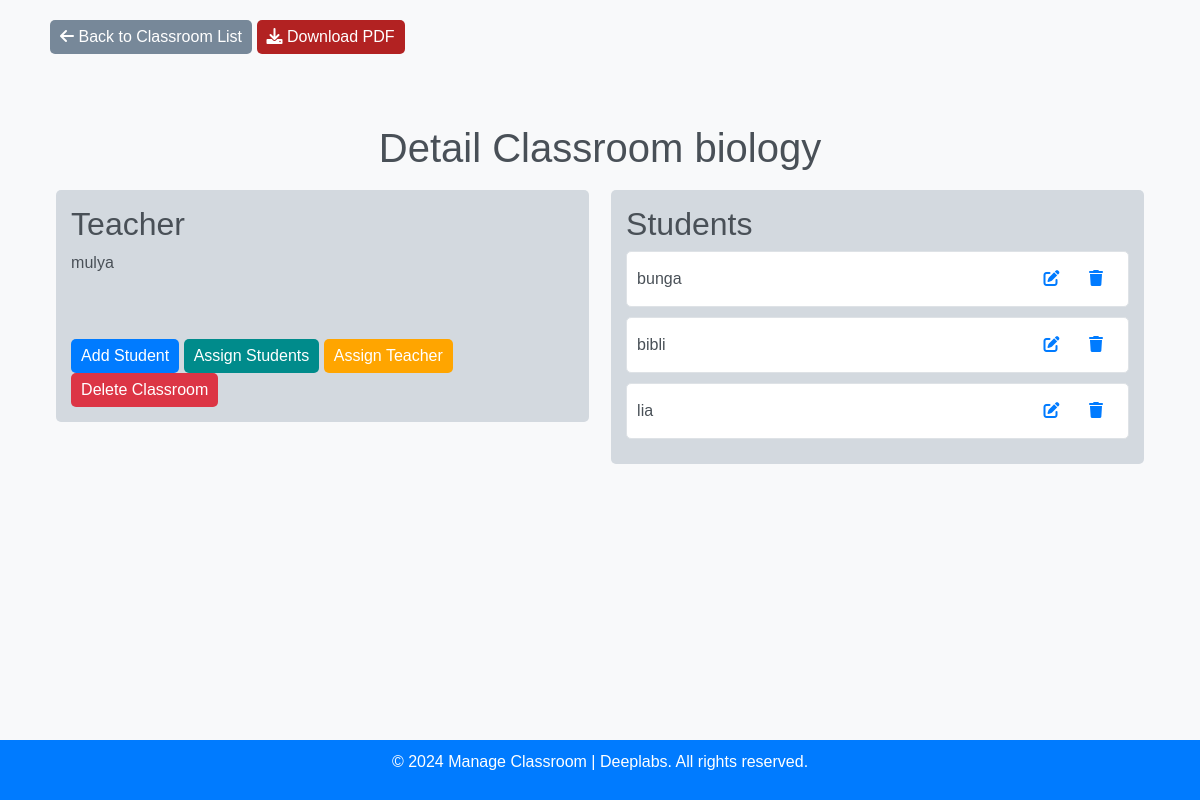
The app's page /classroom/10/, older data.
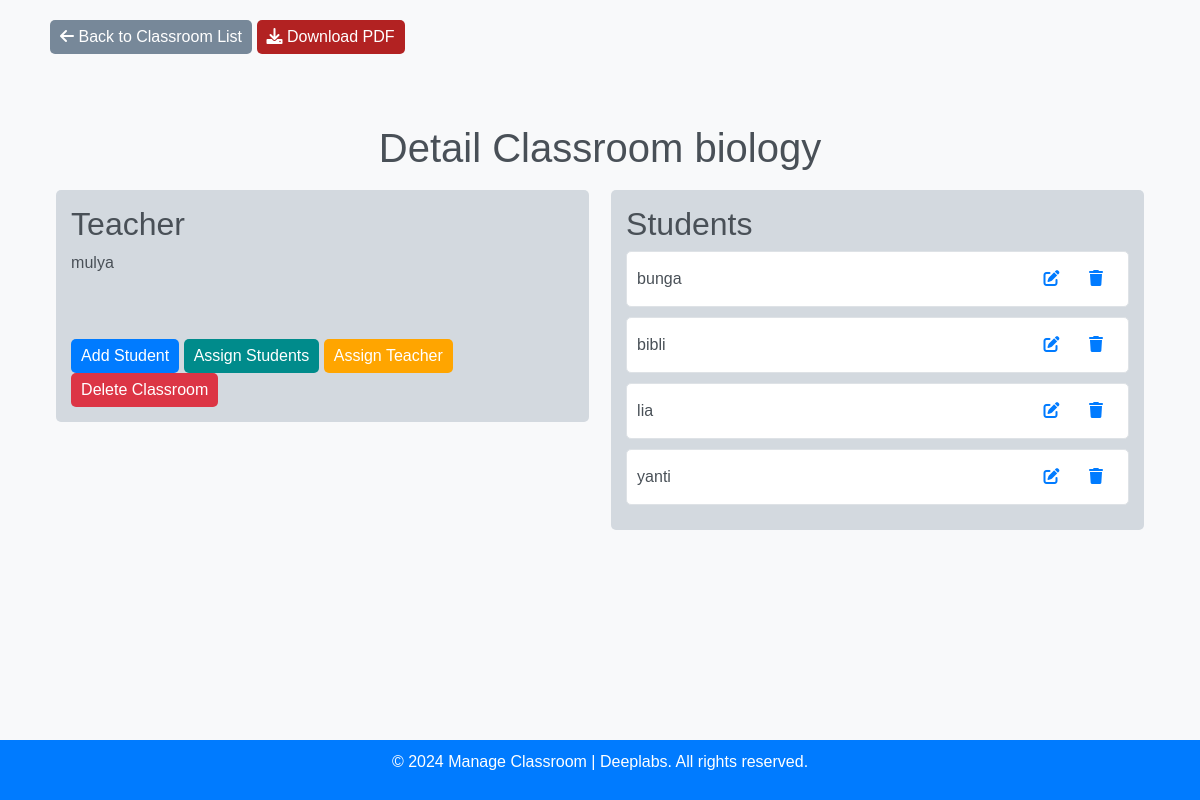
The same page, newer data.
### manage_classroom/models.py (models this page shows, shortened)
class Classroom(models.Model):
    name = models.CharField(max_length=100)
    teacher = models.ForeignKey(Teacher, on_delete=models.CASCADE)
    students = models.ManyToManyField(Student)

class Teacher(models.Model):
    name = models.CharField(max_length=100)
    email = models.EmailField(unique=True)
    def __str__(self):
        return self.name

class Student(models.Model):
    name = models.CharField(max_length=100)
    email = models.EmailField(unique=True)

### manage_classroom/views.py (the view)
# urls.py: path('classroom/<int:classroom_id>/', classroom_detail, name='classroom_detail'),
def classroom_detail(request, classroom_id):
    classroom = get_object_or_404(Classroom, id=classroom_id)
    students = classroom.students.all()
    return render(request, 'classroom_detail.html', {'classroom': classroom, 'students': students})

### app/templates/classroom_detail.html (shortened to what this page needs)
<!DOCTYPE html>
<html lang="en">
<head>
    {% load static %}
    <link rel="stylesheet" href="https://cdnjs.cloudflare.com/ajax/libs/font-awesome/6.0.0-beta3/css/all.min.css"/>
    <link rel="stylesheet" href="https://stackpath.bootstrapcdn.com/bootstrap/4.6.0/css/bootstrap.min.css"
>
</head>
<body>
<header>
    <div class="container" style="padding: 20px 20px;">
        <div class="row">
            <div class="col-md-12">
                <a href="{% url 'home' %}" class="btn btn-back"><i class="fas fa-arrow-left"></i> Back to Classroom List</a>
                <a href="{% url 'download_classroom_pdf' classroom.id %}" class="btn btn-download"><i class="fas fa-download"></i> Download PDF</a>
            </div>
        </div>
    </div>
</header>
<main class="main">
    <section class="feature">
        <div class="container">
            <div class="row align-items-center">
                <div class="col-md-12">
                    <div class="feature-content">
                        <h1>Detail Classroom {{ classroom.name }}</h1>
                        <div class="teacher-students">
                            <div class="teacher-info">
                                <h2>Teacher</h2>
                                <p>{{ classroom.teacher }}</p>
                                <br>
                                <br>
                                <a href="{% url 'add_student' classroom.id %}" class="btn btn-success"
                                   id="addStudentBtn">Add Student</a>
                                <a href="{% url 'assign_student' classroom.id %}" class="btn btn-assign">Assign
                                    Students</a>
                                <a href="{% url 'update_teacher' classroom.id %}" class="btn btn-primary">Assign
                                    Teacher</a>
                                <a href="{% url 'delete_classroom' classroom.id %}" class="btn btn-danger">Delete
                                    Classroom</a>
                            </div>
                            <div class="students-list">
                                <h2>Students</h2>
                                {% for student in classroom.students.all %}
                                <div class="student-item text-right">
                                    {{ student.name }}
                                    <div class="student-item__actions">
                                        <button class="btn btn-link" onclick="editStudent({{ student.id }})">
                                            <a href="{% url 'edit_student' classroom.id student.id %}">
                                                <i class="fa fa-edit" style="border: none;"></i>
                                            </a>
                                        </button>
                                        <button class="btn btn-link" onclick="deleteStudent({{ student.id }})">
                                            <a href="{% url 'delete_student' classroom.id student.id %}">
                                                <i class="fa fa-trash" style="border: none;"></i>
                                            </a>
                                        </button>
                                    </div>
                                </div>
                                {% endfor %}
                            </div>
                        </div>
                    </div>
                </div>
            </div>
        </div>
    </section>
</main>
<footer class="mt-4">
    <div class="container">
        <p>&copy; 2024 Manage Classroom | Deeplabs. All rights reserved.</p>
    </div>
</footer>
</body>
</html>

### app/templates/classroom_detail.html (style rules this page uses)
body { font-family: 'Arial', sans-serif; background-color: #f8f9fa; margin: 0; padding: 0; color: #495057; display: flex; flex-direction: column; min-height: 100vh; }
main { flex: 1; padding: 50px 0; }
.feature-content { text-align: center; }
.teacher-students { display: flex; justify-content: space-around; align-items: flex-start; flex-wrap: wrap; }
.teacher-info, .students-list { width: 48%; margin: 10px 0; background-color: #d3d9df; padding: 15px; border-radius: 5px; text-align: left; }
.teacher-info { margin-right: 0; }
.student-item { border: 1px solid #dee2e6; margin-bottom: 10px; padding: 10px; border-radius: 5px; background-color: #ffffff; display: flex; align-items: center; }
.btn-back { background-color: #778899; color: white; padding: 5px 10px; border: none; border-radius: 5px; cursor: pointer; text-decoration: none; }
.btn-download { background-color: #B22222; color: white; padding: 5px 10px; border: none; border-radius: 5px; cursor: pointer; text-decoration: none; }
.btn-primary { background-color: #FFA500; color: white; padding: 5px 10px; border: none; border-radius: 5px; cursor: pointer; text-decoration: none; }
.btn-assign { background-color: #008B8B; color: white; padding: 5px 10px; border: none; border-radius: 5px; cursor: pointer; text-decoration: none; }
.btn-success { background-color: #007bff; color: white; padding: 5px 10px; border: none; border-radius: 5px; cursor: pointer; text-decoration: none; }
.btn-danger { background-color: #dc3545; color: white; padding: 5px 10px; border: none; border-radius: 5px; cursor: pointer; text-decoration: none; }
.student-item__actions { margin-left: auto; }
.student-item button { background-color: #ffffff; color: white; padding: 5px 10px; border: none; border-radius: 3px; cursor: pointer; }
.student-item button i { margin-right: 5px; }
footer { background-color: #007bff; color: white; padding: 10px 0; text-align: center; width: 100%; margin-top: auto; }

Row changes from the older to the newer data that the page shows:
added Student: name "yanti"
